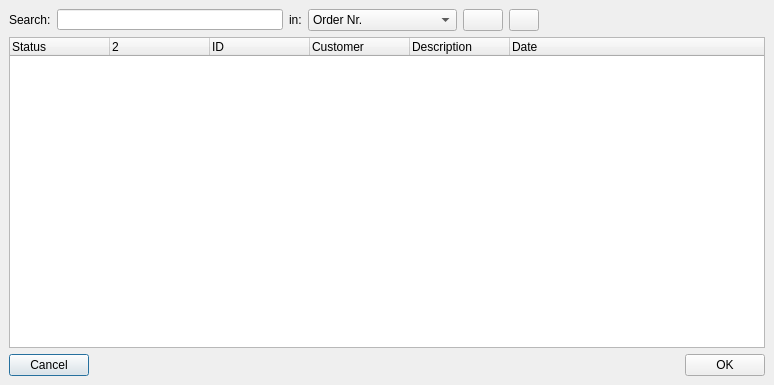
<ui version="4.0" >
 <class>proceduresearch</class>
 <widget class="QDialog" name="proceduresearch" >
  <property name="geometry" >
   <rect>
    <x>0</x>
    <y>0</y>
    <width>774</width>
    <height>385</height>
   </rect>
  </property>
  <property name="windowTitle" >
   <string>Search order...</string>
  </property>
  <property name="windowIcon" >
   <iconset/>
  </property>
  <layout class="QGridLayout" >
   <property name="leftMargin" >
    <number>9</number>
   </property>
   <property name="topMargin" >
    <number>9</number>
   </property>
   <property name="rightMargin" >
    <number>9</number>
   </property>
   <property name="bottomMargin" >
    <number>9</number>
   </property>
   <property name="horizontalSpacing" >
    <number>6</number>
   </property>
   <property name="verticalSpacing" >
    <number>6</number>
   </property>
   <item row="1" column="0" >
    <widget class="QTreeWidget" name="treemain" >
     <property name="contextMenuPolicy" >
      <enum>Qt::CustomContextMenu</enum>
     </property>
     <property name="alternatingRowColors" >
      <bool>true</bool>
     </property>
     <column>
      <property name="text" >
       <string>Status</string>
      </property>
     </column>
     <column>
      <property name="text" >
       <string/>
      </property>
     </column>
     <column>
      <property name="text" >
       <string>ID</string>
      </property>
     </column>
     <column>
      <property name="text" >
       <string>Customer</string>
      </property>
     </column>
     <column>
      <property name="text" >
       <string>Description</string>
      </property>
     </column>
     <column>
      <property name="text" >
       <string>Date</string>
      </property>
     </column>
    </widget>
   </item>
   <item row="2" column="0" >
    <layout class="QHBoxLayout" >
     <property name="spacing" >
      <number>6</number>
     </property>
     <property name="leftMargin" >
      <number>0</number>
     </property>
     <property name="topMargin" >
      <number>0</number>
     </property>
     <property name="rightMargin" >
      <number>0</number>
     </property>
     <property name="bottomMargin" >
      <number>0</number>
     </property>
     <item>
      <widget class="QPushButton" name="btncancel" >
       <property name="text" >
        <string>Cancel</string>
       </property>
      </widget>
     </item>
     <item>
      <spacer>
       <property name="orientation" >
        <enum>Qt::Horizontal</enum>
       </property>
       <property name="sizeHint" >
        <size>
         <width>40</width>
         <height>20</height>
        </size>
       </property>
      </spacer>
     </item>
     <item>
      <widget class="QPushButton" name="btnaccept" >
       <property name="text" >
        <string>OK</string>
       </property>
      </widget>
     </item>
    </layout>
   </item>
   <item row="0" column="0" >
    <layout class="QHBoxLayout" >
     <property name="spacing" >
      <number>6</number>
     </property>
     <property name="leftMargin" >
      <number>0</number>
     </property>
     <property name="topMargin" >
      <number>0</number>
     </property>
     <property name="rightMargin" >
      <number>0</number>
     </property>
     <property name="bottomMargin" >
      <number>0</number>
     </property>
     <item>
      <widget class="QLabel" name="label_2" >
       <property name="text" >
        <string>Search:</string>
       </property>
      </widget>
     </item>
     <item>
      <widget class="QLineEdit" name="txtsearch" >
       <property name="minimumSize" >
        <size>
         <width>210</width>
         <height>0</height>
        </size>
       </property>
       <property name="maximumSize" >
        <size>
         <width>16777215</width>
         <height>21</height>
        </size>
       </property>
      </widget>
     </item>
     <item>
      <widget class="QLabel" name="label_3" >
       <property name="text" >
        <string>in:</string>
       </property>
      </widget>
     </item>
     <item>
      <widget class="QComboBox" name="cmbsearchrow" >
       <property name="minimumSize" >
        <size>
         <width>149</width>
         <height>0</height>
        </size>
       </property>
       <item>
        <property name="text" >
         <string>Order Nr.</string>
        </property>
       </item>
       <item>
        <property name="text" >
         <string>Customer</string>
        </property>
       </item>
       <item>
        <property name="text" >
         <string>Description</string>
        </property>
       </item>
       <item>
        <property name="text" >
         <string>Tasks</string>
        </property>
       </item>
       <item>
        <property name="text" >
         <string>Orders</string>
        </property>
       </item>
      </widget>
     </item>
     <item>
      <widget class="QPushButton" name="btnsearch" >
       <property name="text" >
        <string/>
       </property>
       <property name="icon" >
        <iconset/>
       </property>
      </widget>
     </item>
     <item>
      <widget class="QPushButton" name="btnclear" >
       <property name="maximumSize" >
        <size>
         <width>30</width>
         <height>26</height>
        </size>
       </property>
       <property name="text" >
        <string/>
       </property>
       <property name="icon" >
        <iconset/>
       </property>
       <property name="iconSize" >
        <size>
         <width>24</width>
         <height>24</height>
        </size>
       </property>
      </widget>
     </item>
     <item>
      <spacer>
       <property name="orientation" >
        <enum>Qt::Horizontal</enum>
       </property>
       <property name="sizeHint" >
        <size>
         <width>40</width>
         <height>20</height>
        </size>
       </property>
      </spacer>
     </item>
    </layout>
   </item>
  </layout>
 </widget>
 <tabstops>
  <tabstop>txtsearch</tabstop>
  <tabstop>cmbsearchrow</tabstop>
  <tabstop>btnsearch</tabstop>
  <tabstop>btnclear</tabstop>
  <tabstop>treemain</tabstop>
  <tabstop>btnaccept</tabstop>
  <tabstop>btncancel</tabstop>
 </tabstops>
 <resources>
  <include location="../resources/images/first4.qrc" />
 </resources>
 <connections>
  <connection>
   <sender>btnaccept</sender>
   <signal>clicked()</signal>
   <receiver>proceduresearch</receiver>
   <slot>accept()</slot>
   <hints>
    <hint type="sourcelabel" >
     <x>278</x>
     <y>253</y>
    </hint>
    <hint type="destinationlabel" >
     <x>96</x>
     <y>254</y>
    </hint>
   </hints>
  </connection>
  <connection>
   <sender>btncancel</sender>
   <signal>clicked()</signal>
   <receiver>proceduresearch</receiver>
   <slot>reject()</slot>
   <hints>
    <hint type="sourcelabel" >
     <x>369</x>
     <y>253</y>
    </hint>
    <hint type="destinationlabel" >
     <x>179</x>
     <y>282</y>
    </hint>
   </hints>
  </connection>
 </connections>
</ui>
